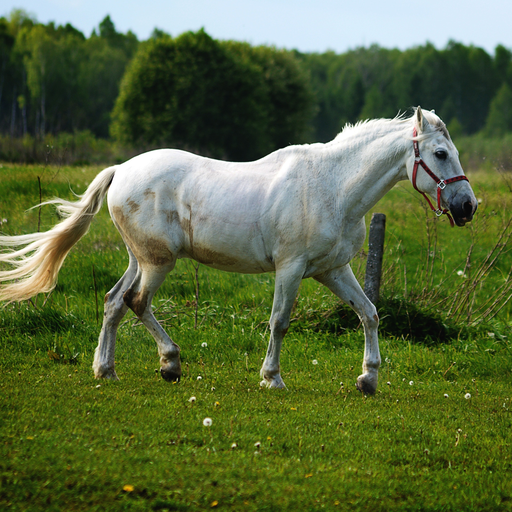
#> input picture help_code/InstantStyle-Plus/data/content/0.jpg, 512 x 512 px, given as the content of the folder ../help_code/InstantStyle-Plus/data/content/0.jpg, which was not available
$ python stratify.py --content ../help_code/InstantStyle-Plus/data/content/0.jpg --style ../help_code/InstantStyle-Plus/data/content/10.jpg
#> lines starting #> are read from the running program, lines starting #| are printed output that depends on the picture; pictures that were not available may be replaced by others from this repository, and a replacement may not be noted
"""Build a spectrum-stratified (content, style) pair list for the StyleSSP probe.

WHY STRATIFY BY SPECTRUM AND NOT AT RANDOM

StyleSSP's whole content-preservation mechanism is one global, per-frequency
scalar applied to the inverted latent z_T. Its paper argues z_T's HIGH
frequencies carry layout, so it keeps them and damps the low ones by alpha=0.7.
The released code does something the paper never states -- it uses the band-pass
variant, whose effective multiplier we computed from the released parameters:

    DC 0.702  |  mid-band 0.898  |  top band 0.823

i.e. it also damps by ~18-20% exactly the band the paper says carries layout.

If content detail and style texture live in the SAME band, a single global
scalar there cannot keep one and drop the other. A random sample of pairs
averages that tension away; stratifying by measured spectral content is what
makes it visible. So every pair here carries two measured numbers -- the
content's high-frequency energy ratio and the style's -- and the pairs are
bucketed on both.

The stratifier is MEASURED, not asserted: buckets come from the images'
own spectra, so this works on whatever content/style folders exist and does not
depend on us guessing which picture counts as "detailed".

    python stratify.py --content DIR --style DIR --out pairs.jsonl
    python stratify.py --content DIR --style DIR --per-bucket 4   # bigger set
"""

import argparse
import json
from pathlib import Path

import numpy as np
from PIL import Image

EXTS = {".jpg", ".jpeg", ".png", ".webp", ".bmp"}


def hf_ratio(path, size=256, cut=0.5):
    """Fraction of spectral energy above a normalised radius.

    Computed on the luminance channel at a fixed size so the number is
    comparable across images of different resolutions. DC is excluded: it is
    mean brightness, carries no structure, and would otherwise dominate and
    compress every image into the same bucket.
    """
#> called with size = 256, cut = 0.5
    a = np.asarray(Image.open(path).convert("L").resize((size, size),
                                                        Image.LANCZOS),
                   dtype=np.float64) / 255.0
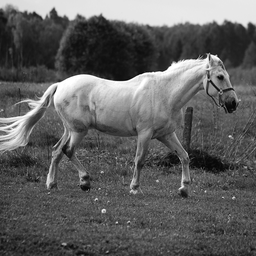
#> a: shape (256, 256) float64; min 0, max 1, mean 0.375
    f = np.fft.fftshift(np.fft.fft2(a - a.mean()))
    p = np.abs(f) ** 2
    yy, xx = np.mgrid[0:size, 0:size]
    r = np.sqrt(((yy - size / 2) / (size / 2)) ** 2
                + ((xx - size / 2) / (size / 2)) ** 2)
    return float(p[r > cut].sum() / max(p.sum(), 1e-12))


def bucket(values, names=("lo", "mid", "hi")):
    """Terciles of the observed distribution, not fixed thresholds.

    Fixed thresholds would put every photo in one bucket for one dataset and
    spread them for another; terciles guarantee the design is balanced whatever
    folders get pointed at, and the actual cut points are reported so the
    stratification stays auditable.
    """
    v = np.asarray(values)
    q1, q2 = np.quantile(v, [1 / 3, 2 / 3])
    out = [names[0] if x <= q1 else names[1] if x <= q2 else names[2] for x in v]
    return out, (float(q1), float(q2))


def listdir(d):
    return sorted(p for p in Path(d).iterdir() if p.suffix.lower() in EXTS)


def main():
    ap = argparse.ArgumentParser()
    ap.add_argument("--content", required=True, type=Path)
    ap.add_argument("--style", required=True, type=Path)
    ap.add_argument("--out", type=Path,
                    default=Path(__file__).parent / "pairs.jsonl")
    ap.add_argument("--per-bucket", type=int, default=3,
                    help="pairs per (content-bucket x style-bucket) cell")
    ap.add_argument("--cut", type=float, default=0.5,
                    help="normalised radius separating high from low frequency")
    args = ap.parse_args()

    cont = listdir(args.content)
    styl = listdir(args.style)
    if not cont or not styl:
        raise SystemExit(f"found {len(cont)} content and {len(styl)} style "
                         f"images -- check the directories")

    c_hf = [hf_ratio(p, cut=args.cut) for p in cont]
#> c_hf = [0.0316]
    s_hf = [hf_ratio(p, cut=args.cut) for p in styl]
#> s_hf = [0.0316]
    c_b, c_cuts = bucket(c_hf)
#> in bucket, `q1, q2 = np.quantile(v, [1 / 3, 2 / 3])`: q1 = 0.0316
#> in bucket, `out = [names[0] if x <= q1 else names[1] if x <= q2 else names[2] for ..`: out = ['lo']
#> c_b = ['lo']; c_cuts = (0.0316, 0.0316)
    s_b, s_cuts = bucket(s_hf)
#> s_b = ['lo']; s_cuts = (0.0316, 0.0316)

    print(f"content: {len(cont)} images, HF ratio "
          f"{min(c_hf):.4f}-{max(c_hf):.4f}, terciles at {c_cuts[0]:.4f} / "
          f"{c_cuts[1]:.4f}")
#| content: 1 images, HF ratio 0.0316-0.0316, terciles at 0.0316 / 0.0316
    print(f"style:   {len(styl)} images, HF ratio "
          f"{min(s_hf):.4f}-{max(s_hf):.4f}, terciles at {s_cuts[0]:.4f} / "
          f"{s_cuts[1]:.4f}")
#| style:   1 images, HF ratio 0.0316-0.0316, terciles at 0.0316 / 0.0316

    by_c = {b: [] for b in ("lo", "mid", "hi")}
    for p, h, b in zip(cont, c_hf, c_b):
        by_c[b].append((p, h))
#> this loop made 1 pass
    by_s = {b: [] for b in ("lo", "mid", "hi")}
#> by_s = {'lo': [], 'mid': [], 'hi': []}
    for p, h, b in zip(styl, s_hf, s_b):
        by_s[b].append((p, h))

    rows = []
    for cb in ("lo", "mid", "hi"):
        for sb in ("lo", "mid", "hi"):
            # Deterministic: take the first k of each bucket in name order, so
            # the same folders always yield the same suite and a rerun is
            # comparable to the previous one.
            cs, ss = by_c[cb], by_s[sb]
            if not cs or not ss:
                print(f"  WARNING: cell {cb}x{sb} empty "
                      f"({len(cs)} content, {len(ss)} style)")
                continue
            for k in range(args.per_bucket):
                cp, ch = cs[k % len(cs)]
                sp, sh = ss[(k + ("lo", "mid", "hi").index(cb)) % len(ss)]
                rows.append({
                    "id": f"{cb}C_{sb}S_{k}",
                    "content": str(cp), "style": str(sp),
                    "content_hf": round(ch, 5), "style_hf": round(sh, 5),
                    "content_bucket": cb, "style_bucket": sb,
                })
#> after the loop, rows = 3 items

    args.out.write_text("".join(json.dumps(r) + "\n" for r in rows))
    print(f"\n{len(rows)} pairs -> {args.out}")
#| 3 pairs -> stylessp_probe/pairs.jsonl
    print("\nThe cell that matters is hiC x hiS: fine content and textured "
          "style competing for the\nsame band. loC x loS is the control where "
          "nothing competes. If the failure is real,\nthe gap between those two "
          "cells is where it shows.")
    for cb in ("lo", "mid", "hi"):
        line = "  ".join(
            f"{cb}C x {sb}S: {sum(1 for r in rows if r['content_bucket'] == cb and r['style_bucket'] == sb)}"
            for sb in ("lo", "mid", "hi"))
        print("  " + line)
#> this loop made 3 passes
#|   loC x loS: 3  loC x midS: 0  loC x hiS: 0
#|   midC x loS: 0  midC x midS: 0  midC x hiS: 0
#|   hiC x loS: 0  hiC x midS: 0  hiC x hiS: 0


if __name__ == "__main__":
    main()

$ run again, on help_code/InstantStyle-Plus/data/content/13.jpg
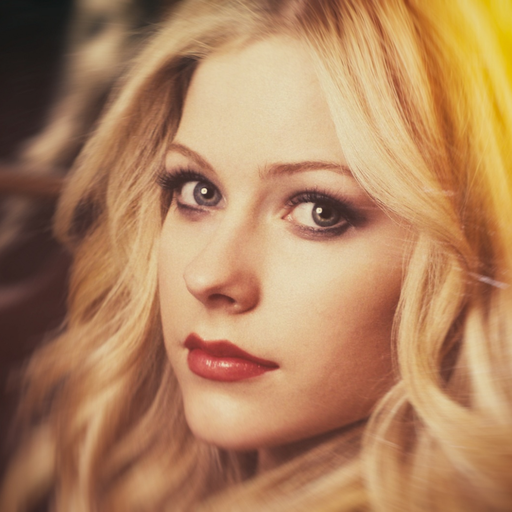
#> input picture help_code/InstantStyle-Plus/data/content/13.jpg, 512 x 512 px, given as the content of the folder ../help_code/InstantStyle-Plus/data/content/13.jpg, which was not available
#> in hf_ratio, `a = np.asarray(Image.open(path).convert("L").resize((size, size), Imag..`:
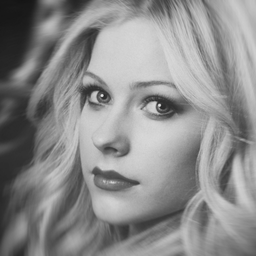
#> a: shape (256, 256) float64; min 0.0784, max 0.91, mean 0.548
#> c_hf = [0.0091]
#> q1 = 0.0091
#> out = ['lo']
#> c_cuts = (0.0091, 0.0091)
#> s_b = ['lo']; s_cuts = (0.0091, 0.0091)
#| content: 1 images, HF ratio 0.0091-0.0091, terciles at 0.0091 / 0.0091
#| style:   1 images, HF ratio 0.0091-0.0091, terciles at 0.0091 / 0.0091
#> the loop in main, `for p, h, b in zip(cont, c_hf, c_b):` made 1 pass
#> by_s = {'lo': [], 'mid': [], 'hi': []}
#> the loop in main, `for p, h, b in zip(styl, s_hf, s_b):` made 1 pass
#> after the loop in main, `for cb in ("lo", "mid", "hi"):`: rows = 3 items
#| 3 pairs -> stylessp_probe/pairs.jsonl
#> the loop in main, `for cb in ("lo", "mid", "hi"):` made 3 passes
#|   loC x loS: 3  loC x midS: 0  loC x hiS: 0
#|   midC x loS: 0  midC x midS: 0  midC x hiS: 0
#|   hiC x loS: 0  hiC x midS: 0  hiC x hiS: 0

$ run again, on help_code/InstantStyle-Plus/data/content/14.jpg
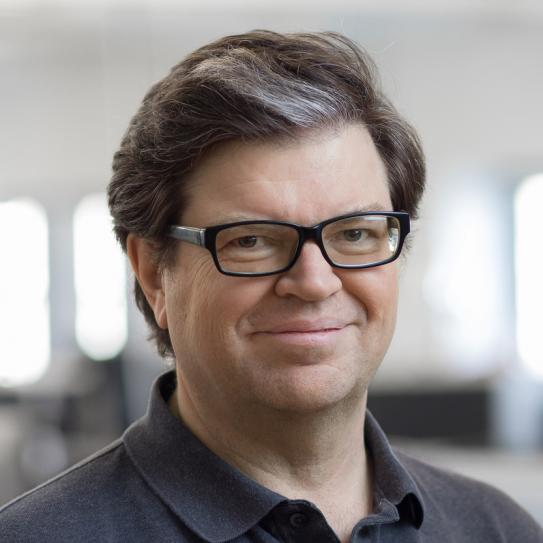
#> input picture help_code/InstantStyle-Plus/data/content/14.jpg, 543 x 543 px, given as the content of the folder ../help_code/InstantStyle-Plus/data/content/14.jpg, which was not available
#> in hf_ratio, `a = np.asarray(Image.open(path).convert("L").resize((size, size), Imag..`:
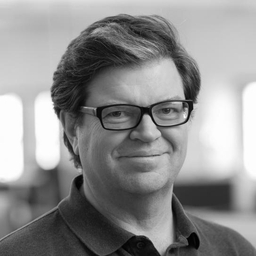
#> a: shape (256, 256) float64; min 0, max 1, mean 0.558
#> c_hf = [0.0085]
#> q1 = 0.0085
#> out = ['lo']
#> c_cuts = (0.0085, 0.0085)
#> s_b = ['lo']; s_cuts = (0.0085, 0.0085)
#| content: 1 images, HF ratio 0.0085-0.0085, terciles at 0.0085 / 0.0085
#| style:   1 images, HF ratio 0.0085-0.0085, terciles at 0.0085 / 0.0085
#> the loop in main, `for p, h, b in zip(cont, c_hf, c_b):` made 1 pass
#> by_s = {'lo': [], 'mid': [], 'hi': []}
#> the loop in main, `for p, h, b in zip(styl, s_hf, s_b):` made 1 pass
#> after the loop in main, `for cb in ("lo", "mid", "hi"):`: rows = 3 items
#| 3 pairs -> stylessp_probe/pairs.jsonl
#> the loop in main, `for cb in ("lo", "mid", "hi"):` made 3 passes
#|   loC x loS: 3  loC x midS: 0  loC x hiS: 0
#|   midC x loS: 0  midC x midS: 0  midC x hiS: 0
#|   hiC x loS: 0  hiC x midS: 0  hiC x hiS: 0

$ run again, on help_code/InstantStyle-Plus/data/content/15.jpg
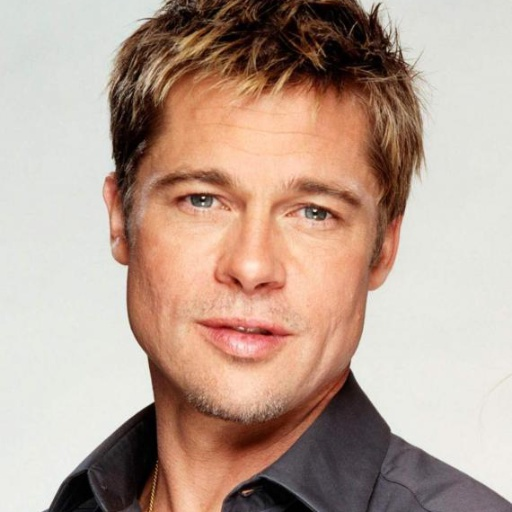
#> input picture help_code/InstantStyle-Plus/data/content/15.jpg, 512 x 512 px, given as the content of the folder ../help_code/InstantStyle-Plus/data/content/15.jpg, which was not available
#> in hf_ratio, `a = np.asarray(Image.open(path).convert("L").resize((size, size), Imag..`:
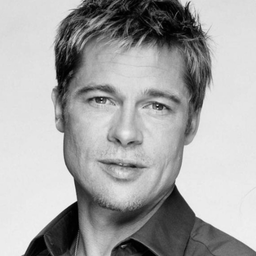
#> a: shape (256, 256) float64; min 0, max 0.969, mean 0.654
#> c_hf = [0.00903]
#> q1 = 0.00903
#> out = ['lo']
#> c_cuts = (0.00903, 0.00903)
#> s_b = ['lo']; s_cuts = (0.00903, 0.00903)
#| content: 1 images, HF ratio 0.0090-0.0090, terciles at 0.0090 / 0.0090
#| style:   1 images, HF ratio 0.0090-0.0090, terciles at 0.0090 / 0.0090
#> the loop in main, `for p, h, b in zip(cont, c_hf, c_b):` made 1 pass
#> by_s = {'lo': [], 'mid': [], 'hi': []}
#> the loop in main, `for p, h, b in zip(styl, s_hf, s_b):` made 1 pass
#> after the loop in main, `for cb in ("lo", "mid", "hi"):`: rows = 3 items
#| 3 pairs -> stylessp_probe/pairs.jsonl
#> the loop in main, `for cb in ("lo", "mid", "hi"):` made 3 passes
#|   loC x loS: 3  loC x midS: 0  loC x hiS: 0
#|   midC x loS: 0  midC x midS: 0  midC x hiS: 0
#|   hiC x loS: 0  hiC x midS: 0  hiC x hiS: 0
